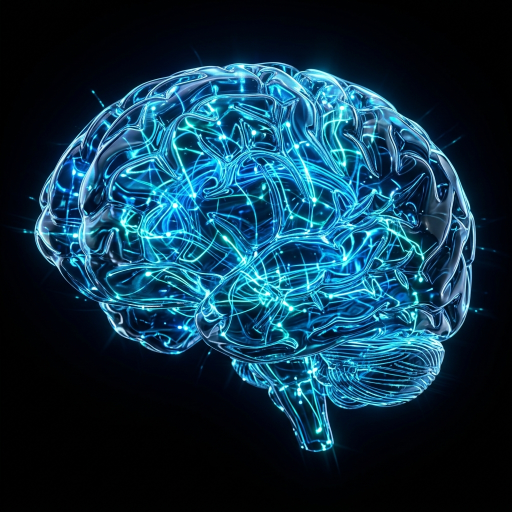
#> input picture CerebroNet/frontend/brain_bg.png, 1024 x 1024 px (shown at 1/2 size); its folder holds only this picture in this run
$ python -i transform.py   (imports and definitions only)
#> lines starting #> are read from the running program, lines starting #| are printed output that depends on the picture
#> further down, picture is the input picture: PIL image 1024x1024 RGB; mean R, G, B 16, 52.4, 71.8
# src/pipeline/transform.py

import os
import yaml
import logging
import shutil
from pathlib import Path
from PIL import Image, ImageEnhance, ImageFilter
import random

# ── Logging setup ──────────────────────────────────────────────
# [4 lines not run here, left out]
logger = logging.getLogger(__name__)


def load_params(params_path: str = "params.yaml") -> dict:
    with open(params_path, "r") as f:
        return yaml.safe_load(f)


def resize_image(img: Image.Image, size: int) -> Image.Image:
    """Resize image to square."""
    return img.resize((size, size))


def augment_image(img: Image.Image) -> Image.Image:
    """
    Apply random augmentations to a single image.
    Augmentations: horizontal flip, brightness, contrast, slight blur.
    """
    # Random horizontal flip
    if random.random() > 0.5:
        img = img.transpose(Image.FLIP_LEFT_RIGHT)
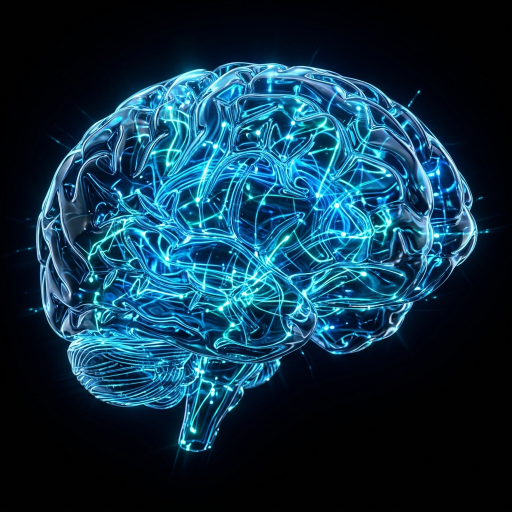
#> img: PIL image 1024x1024 RGB (shown at 1/2 size); mean R, G, B 16, 52.4, 71.8

    # Random brightness adjustment
    enhancer = ImageEnhance.Brightness(img)
    img = enhancer.enhance(random.uniform(0.8, 1.2))

    # Random contrast adjustment
    enhancer = ImageEnhance.Contrast(img)
    img = enhancer.enhance(random.uniform(0.8, 1.2))

    # Occasional slight blur
    if random.random() > 0.8:
        img = img.filter(ImageFilter.GaussianBlur(radius=0.5))

    return img


# [94 lines left out: functions create_v1_resized, create_v2_augmented, log_v2_stats, not called in this run]


# [10 lines not run here, left out]

>>> from PIL import Image
>>> picture = Image.open('../../frontend/brain_bg.png')
>>> result = augment_image(picture)
